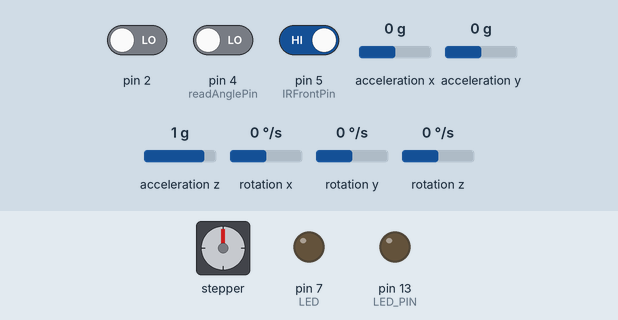
Recording of a sketch running on a simulated Arduino Uno, built with avr-gcc and run on an emulated ATmega328P. Parts: stepper motor, output pins drawn as LEDs (lit = HIGH). Wiring (inferred from the names in the program): stepper motor (200 steps per turn assumed): coils pin 8, pin 9, pin 10, pin 11. The test bench sets the inputs (shaded band); at power-on: rotation z 0 °/s, pin 2 LOW, pin 4 (readAnglePin) LOW, acceleration z 1 g, pin 5 (IRFrontPin) HIGH, acceleration x 0 g, acceleration y 0 g, rotation x 0 °/s, rotation y 0 °/s. The sensor or clock chip raises its interrupt line as the real part does; pins used as bus, display or sensor lines are not drawn; what the sketch prints to the serial monitor is not drawn.

Above: at 1.7 s.
1.8 s: rotation z set to -192 °/s
At 2.07 s:
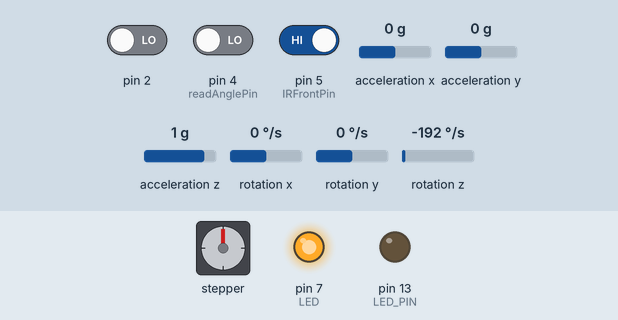
4.8 s: rotation z set to -100 °/s
At 6.0 s:
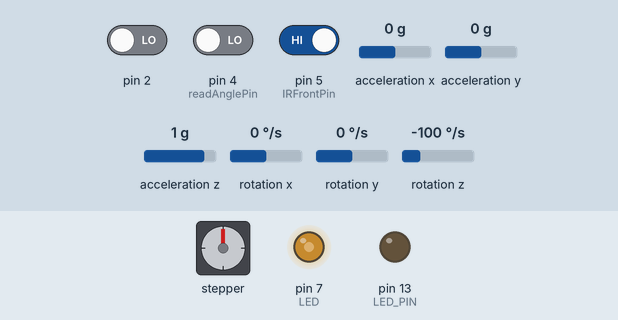
7.8 s: pin 2 driven HIGH
10.8 s: pin 4 (readAnglePin) driven HIGH
12.3 s: pin 4 (readAnglePin) driven LOW
At 13.1 s:
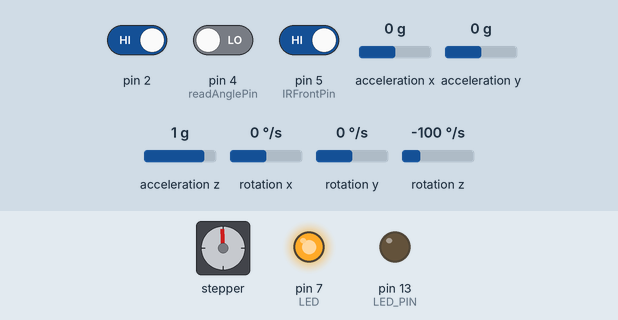
13.8 s: acceleration z set to -1.4 g
Timing chart, 0 to 16.8 s (numbered marks = the images above; inputs shaded):
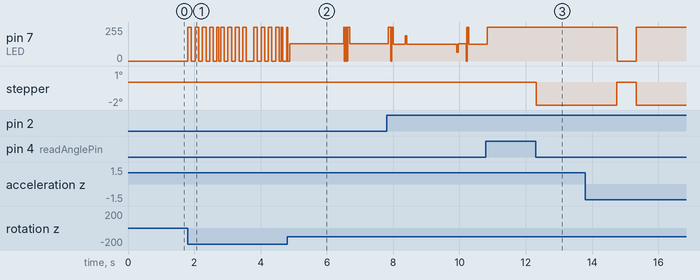

The sketch:

testgyro.ino
```cpp
// I2Cdev and MPU6050 must be installed as libraries, or else the .cpp/.h files
// for both classes must be in the include path of your project
#include "I2Cdev.h"

#include "MPU6050_6Axis_MotionApps20.h"
//#include "MPU6050.h" // not necessary if using MotionApps include file

// Arduino Wire library is required if I2Cdev I2CDEV_ARDUINO_WIRE implementation
// is used in I2Cdev.h
#if I2CDEV_IMPLEMENTATION == I2CDEV_ARDUINO_WIRE
#include "Wire.h"
#endif

// class default I2C address is 0x68
// specific I2C addresses may be passed as a parameter here
// AD0 low = 0x68 (default for SparkFun breakout and InvenSense evaluation board)
// AD0 high = 0x69
MPU6050 mpu;
//MPU6050 mpu(0x69); // <-- use for AD0 high


#define OUTPUT_READABLE_YAWPITCHROLL


#define LED_PIN 13 // (Arduino is 13, Teensy is 11, Teensy++ is 6)
bool blinkState = false;
// MPU control/status vars
bool dmpReady = false;  // set true if DMP init was successful
uint8_t mpuIntStatus;   // holds actual interrupt status byte from MPU
uint8_t devStatus;      // return status after each device operation (0 = success, !0 = error)
uint16_t packetSize;    // expected DMP packet size (default is 42 bytes)
uint16_t fifoCount;     // count of all bytes currently in FIFO
uint8_t fifoBuffer[64]; // FIFO storage buffer

// orientation/motion vars
Quaternion q;           // [w, x, y, z]         quaternion container
VectorInt16 aa;         // [x, y, z]            accel sensor measurements
VectorInt16 aaReal;     // [x, y, z]            gravity-free accel sensor measurements
VectorInt16 aaWorld;    // [x, y, z]            world-frame accel sensor measurements
VectorFloat gravity;    // [x, y, z]            gravity vector
float euler[3];         // [psi, theta, phi]    Euler angle container
float ypr[3];           // [yaw, pitch, roll]   yaw/pitch/roll container and gravity vector

// packet structure for InvenSense teapot demo
uint8_t teapotPacket[14] = { '$', 0x02, 0, 0, 0, 0, 0, 0, 0, 0, 0x00, 0x00, '\r', '\n' };


// ================================================================
// ===               INTERRUPT DETECTION ROUTINE                ===
// ================================================================

volatile bool mpuInterrupt = false;     // indicates whether MPU interrupt pin has gone high
void dmpDataReady() {
  mpuInterrupt = true;
}

// ==============================================================
// ===                  PROGRAM VARIABLES                     ===
//===============================================================
int readAnglePin = 4;
int flag = 1;
int readAngle;
int refAngle = 0;
int leftPin = 9;
int rightPin = 10;
int backMotor = 11;
int angle ;
int LED = 7;
int LED2 = 8;

// IR Variables
int IRFrontPin = 5;
int IRFront = 1;
int IRFrontFlag = 0 ;


// ================================================================
// ===                      INITIAL SETUP                       ===
// ================================================================

void setup() {
  /******************** Program setup **************************/

  pinMode(LED, OUTPUT);
  pinMode(LED2, OUTPUT);
  pinMode(readAnglePin, INPUT);
  pinMode(leftPin, OUTPUT);
  pinMode(rightPin, OUTPUT);
  pinMode(backMotor, OUTPUT);
  pinMode(IRFrontPin, INPUT);

  /*************************************************************/

  // join I2C bus (I2Cdev library doesn't do this automatically)
#if I2CDEV_IMPLEMENTATION == I2CDEV_ARDUINO_WIRE
  Wire.begin();
  TWBR = 24; // 400kHz I2C clock (200kHz if CPU is 8MHz)
#elif I2CDEV_IMPLEMENTATION == I2CDEV_BUILTIN_FASTWIRE
  Fastwire::setup(400, true);
#endif

  // initialize serial communication
  // (115200 chosen because it is required for Teapot Demo output, but it's
  // really up to you depending on your project)
  Serial.begin(115200);
  // while (!Serial); // wait for Leonardo enumeration, others continue immediately

  // NOTE: 8MHz or slower host processors, like the Teensy @ 3.3v or Ardunio
  // Pro Mini running at 3.3v, cannot handle this baud rate reliably due to
  // the baud timing being too misaligned with processor ticks. You must use
  // 38400 or slower in these cases, or use some kind of external separate
  // crystal solution for the UART timer.

  // initialize device
  Serial.println(F("Initializing I2C devices..."));
  mpu.initialize();

  // verify connection
  Serial.println(F("Testing device connections..."));
  Serial.println(mpu.testConnection() ? F("MPU6050 connection successful") : F("MPU6050 connection failed"));

  // load and configure the DMP
  Serial.println(F("Initializing DMP..."));
  devStatus = mpu.dmpInitialize();

  // supply your own gyro offsets here, scaled for min sensitivity
  mpu.setXGyroOffset(220);
  mpu.setYGyroOffset(76);
  mpu.setZGyroOffset(-85);
  mpu.setZAccelOffset(1788); // 1688 factory default for my test chip

  // make sure it worked (returns 0 if so)
  if (devStatus == 0) {
    // turn on the DMP, now that it's ready
    Serial.println(F("Enabling DMP..."));
    mpu.setDMPEnabled(true);

    // enable Arduino interrupt detection
    Serial.println(F("Enabling interrupt detection (Arduino external interrupt 0)..."));
    attachInterrupt(0, dmpDataReady, RISING);
    mpuIntStatus = mpu.getIntStatus();

    // set our DMP Ready flag so the main loop() function knows it's okay to use it
    Serial.println(F("DMP ready! Waiting for first interrupt..."));
    dmpReady = true;

    // get expected DMP packet size for later comparison
    packetSize = mpu.dmpGetFIFOPacketSize();
  } else {
    // ERROR!
    // 1 = initial memory load failed
    // 2 = DMP configuration updates failed
    // (if it's going to break, usually the code will be 1)
    Serial.print(F("DMP Initialization failed (code "));
    Serial.print(devStatus);
    Serial.println(F(")"));
  }

  // configure LED for output
  pinMode(LED_PIN, OUTPUT);
}


// ================================================================
// ===                    MAIN PROGRAM LOOP                     ===
// ================================================================

#define stepPWM 100
#define stepTime 10

void stepLeft() {
  analogWrite(rightPin, 0);
  analogWrite(leftPin, 100);
  delay(10);
  analogWrite(leftPin, 0);
}

void stepRight() {
  analogWrite(leftPin, 0);
  analogWrite(rightPin, 100);
  delay(10);
  analogWrite(rightPin, 0);
}
void loop() {
  // if programming failed, don't try to do anything
  if (!dmpReady) return;

  // wait for MPU interrupt or extra packet(s) available
  while (!mpuInterrupt && fifoCount < packetSize) {

    //    for( int x = 0; x < 20 ; x++)
    //      stepRight();

    // delay(10);
    angle = ypr[0] * 180 / M_PI;
    IRFront = digitalRead(IRFrontPin);   // White ==== 0; Black === 1;

    if ( flag) {

      readAngle = digitalRead(readAnglePin);

      // Serial.print(readAngle);
      // Serial.print(" ");

      Serial.println(angle);


      digitalWrite(LED, (angle & 0b01) ? HIGH : LOW);

      digitalWrite(LED2, (angle & 0b10) ? HIGH : LOW);

    }
    else {
      readAngle = 0;
      readAngle = digitalRead(readAnglePin);

      // Print ref
      Serial.print("Ref = ");
      Serial.print(refAngle);

      // Print diff
      Serial.print("\tDiff = ");
      Serial.println(refAngle - angle);

    }


    if (readAngle) {
      refAngle = angle;
      flag = 0;
    }


    // other program behavior stuff here
    // .
    // .
    // .
    // if you are really paranoid you can frequently test in between other
    // stuff to see if mpuInterrupt is true, and if so, "break;" from the
    // while() loop to immediately process the MPU data
    // .
    // .
    // .
  }

  // reset interrupt flag and get INT_STATUS byte
  mpuInterrupt = false;
  mpuIntStatus = mpu.getIntStatus();

  // get current FIFO count
  fifoCount = mpu.getFIFOCount();

  // check for overflow (this should never happen unless our code is too inefficient)
  if ((mpuIntStatus & 0x10) || fifoCount == 1024) {
    // reset so we can continue cleanly
    mpu.resetFIFO();
    Serial.println(F("FIFO overflow!"));

    // otherwise, check for DMP data ready interrupt (this should happen frequently)
  } else if (mpuIntStatus & 0x02) {
    // wait for correct available data length, should be a VERY short wait
    while (fifoCount < packetSize) fifoCount = mpu.getFIFOCount();
    // read a packet from FIFO
    mpu.getFIFOBytes(fifoBuffer, packetSize);

    // track FIFO count here in case there is > 1 packet available
    // (this lets us immediately read more without waiting for an interrupt)
    fifoCount -= packetSize;


    // display Euler angles in degrees
    mpu.dmpGetQuaternion(&q, fifoBuffer);
    mpu.dmpGetGravity(&gravity, &q);
    mpu.dmpGetYawPitchRoll(ypr, &q, &gravity);


    // blink LED to indicate activity
    blinkState = !blinkState;

    // analogWrite(backMotor, (angle > 50 )? 250 : angle+ 200);

    //analogWrite(backMotor, 255);

    if (refAngle) {

      analogWrite(backMotor, 255);
      if ((refAngle - angle) < 0) {
        // Rotate left
        analogWrite(leftPin, 0);
        analogWrite(rightPin, (angle - refAngle) * 4  + 80);
        //Serial.println("Rotate left");

        digitalWrite(LED, HIGH);
        digitalWrite(LED2, LOW);
      }
      else if ((refAngle - angle) > 0) {


        // Rotate right


        analogWrite(rightPin, 0);
        analogWrite(leftPin, (refAngle - angle) * 4  + 80);
        //Serial.println("Rotate right");

        digitalWrite(LED, LOW);
        digitalWrite(LED2, HIGH);

      }
      else {
        // Stop
        analogWrite(rightPin, 0);
        analogWrite(leftPin, 0);

        digitalWrite(LED, HIGH);
        digitalWrite(LED2, HIGH);
        //Serial.println("Straight");

      }
//    Serial.print(IRFrontFlag );
//    Serial.print(" " );
//    Serial.print(IRFront );
//
      // IR reading
      if (IRFrontFlag && !IRFront) {
        refAngle += 90;
        refAngle = (refAngle > 180)? (refAngle - 180) + -180:
                   (refAngle < -180)? (refAngle - -180) + 180:
                   refAngle  ;
        IRFrontFlag = 0;
      } else if (!IRFrontFlag && IRFront) {
        IRFrontFlag = 1;

      }
    }


  }
}
```

Measured:
- after the input at 1.8 s, pin 7 (LED): 0/255 → 255/255 at once, → 0/255 0.11 s later, → 255/255 0.11 s later, → 0/255 0.11 s later, … (29 changes in this stretch)
